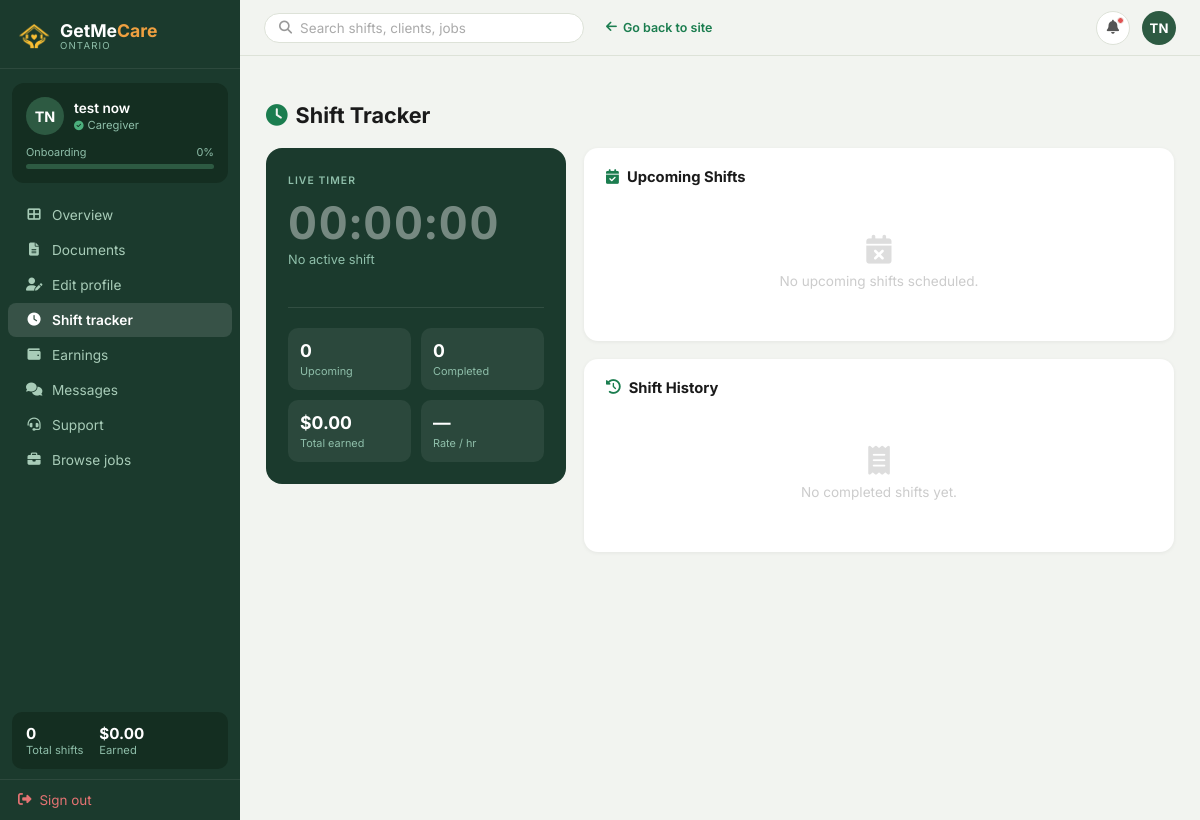
Screenshot of /caregiver-acc/schedule/ (signed in) with the database file from the repository.
### Account/models.py (models this page shows, shortened)
class CustomUser(AbstractUser):
    EMPLOYER = 'employer'
    CAREGIVER = 'caregiver'
    ROLE_CHOICES = [
        (EMPLOYER, 'Employer / Family'),
        (CAREGIVER, 'Caregiver / PSW'),
    ]
    role = models.CharField(
        max_length=20,
        choices=ROLE_CHOICES,
        default=EMPLOYER,
    )
    phone = models.CharField(max_length=20, blank=True)
    @property
    def is_admin(self):
        return self.is_superuser or self.is_staff
    @property
    def is_employer(self):
        return self.role == self.EMPLOYER and not self.is_admin
    @property
    def is_caregiver(self):
        return self.role == self.CAREGIVER and not self.is_admin

### CareGiverAcc/views.py (the view)
    @login_required(login_url='Account:login')
    def wrapper(request, *args, **kwargs):
        if not request.user.is_caregiver:
            messages.error(request, 'Access denied. Caregiver account required.')
            return redirect('Account:login')
        return view_func(request, *args, **kwargs)

### CareGiverAcc/views.py (called while the page is built)
def caregiver_required(view_func):
    @login_required(login_url='Account:login')
    def wrapper(request, *args, **kwargs):
        if not request.user.is_caregiver:
            messages.error(request, 'Access denied. Caregiver account required.')
            return redirect('Account:login')
        return view_func(request, *args, **kwargs)
    wrapper.__name__ = view_func.__name__
    return wrapper

### GETMECARE/context_processors.py (called while the page is built)
def _get_total_unread(user):
    try:
        from django.db.models import Q
        from Chatbot.models import DirectConversation, DirectMessage
        from Account.models import BookingProposal
        unread_msgs = DirectMessage.objects.filter(
            conversation__in=DirectConversation.objects.filter(
                Q(participant_1=user) | Q(participant_2=user)
            ),
            is_read=False
        ).exclude(sender=user).count()
        unread_proposals = 0
        if getattr(user, 'is_employer', False):
            unread_proposals = BookingProposal.objects.filter(
                employer=user,
                status=BookingProposal.STATUS_PENDING,
                is_read=False,
            ).count()
        return unread_msgs + unread_proposals
    except Exception:
        return 0

def _get_support_unread_count(user):
    try:
        from Chatbot.models import SupportMessage
        return SupportMessage.objects.filter(
            chat__user=user,
            is_read=False,
        ).exclude(sender=user).count()
    except Exception:
        return 0

### templates/CareGiverAcc/my-schedule.html (shortened to what this page needs)
{% extends "CareGiverAcc/base_caregiver.html" %}  {% block content %}
<div class="page-title">
  <i class="fas fa-clock" style="color: #1b7d4f; margin-right: 8px"></i>Shift
  Tracker
</div>
<div class="tracker-layout">
  <div class="tracker-panel">
    <div class="tracker-panel-label" id="sched-tracker-label">Live Timer</div>
    <div class="tracker-clock" id="cg-sched-timer">00:00:00</div>
    <div class="tracker-clock-status" id="sched-tracker-status">
    </div>
    <hr class="tracker-divider" />
    <div class="tracker-stats">
      <div class="tracker-stat">
        <div class="ts-val">{{ shifts|length }}</div>
        <div class="ts-lbl">Upcoming</div>
      </div>
      <div class="tracker-stat">
        <div class="ts-val">{{ completed_count }}</div>
        <div class="ts-lbl">Completed</div>
      </div>
      <div class="tracker-stat">
        <div class="ts-val">${{ total_earned }}</div>
        <div class="ts-lbl">Total earned</div>
      </div>
      <div class="tracker-stat">
        <div class="ts-val">
          {% if profile.hourly_rate %}${{ profile.hourly_rate }}{% else %}—{% endif %}
        </div>
        <div class="ts-lbl">Rate / hr</div>
      </div>
    </div>
  </div>
  <div class="schedule-right">
    <div class="sched-card">
      <div class="sched-card-head">
        <h3>
          <i class="fas fa-calendar-check" style="color: #1b7d4f"></i> Upcoming
          Shifts
        </h3>
      </div>
      {% for s in shifts %}
      <div class="sched-item">
        <div
          class="sched-date-bubble {% if s.start_date == today %}is-today{% endif %}"
        >
          <span class="day-num">{{ s.start_date|date:"j" }}</span>
          <span class="day-mon">{{ s.start_date|date:"M" }}</span>
        </div>
        <div class="sched-body">
          <div class="sched-dow">{{ s.start_date|date:"l" }}</div>
          <div style="display:flex;align-items:center;">
            <div class="sched-avatar">
              {{ s.employer.first_name|first|upper }}{{ s.employer.last_name|first|upper }}
            </div>
            <div class="sched-employer">{{ s.employer.get_full_name }}</div>
          </div>
          <div class="sched-time">
            {{ s.start_time|time:"g:i A" }} – {{ s.end_time|time:"g:i A" }}
          </div>
          <div class="sched-meta">
            <span
              ><i class="fas fa-location-dot"></i> {{ s.city|default:"Ontario" }}</span
            >
          </div>
        </div>
        <div class="sched-right">
          <div class="sched-pay">${{ s.hourly_rate }}/hr</div>
          <span
            class="badge {% if s.status == 'in_progress' %}badge-orange{% else %}badge-blue{% endif %}"
            style="margin-top: 5px; display: inline-block"
          >
            {{ s.get_status_display }}
          </span>
        </div>
      </div>
      {% empty %}
      <div class="sched-empty">
        <i class="fas fa-calendar-xmark"></i>
        No upcoming shifts scheduled.
      </div>
      {% endfor %}
    </div>
    <div class="sched-card">
      <div class="sched-card-head">
        <h3>
          <i class="fas fa-history" style="color: #1b7d4f"></i> Shift History
        </h3>
      </div>
      {% for log in shift_history %}
      <div class="sched-item">
        <div class="sched-date-bubble is-past">
          <span class="day-num">{{ log.shift.start_date|date:"j" }}</span>
          <span class="day-mon">{{ log.shift.start_date|date:"M" }}</span>
        </div>
        <div class="sched-body">
          <div class="sched-dow">{{ log.shift.start_date|date:"l, Y" }}</div>
          <div style="display:flex;align-items:center;">
            <div class="sched-avatar">
              {{ log.shift.employer.first_name|first|upper }}{{ log.shift.employer.last_name|first|upper }}
            </div>
            <div class="sched-employer">
              {{ log.shift.employer.get_full_name }}
            </div>
          </div>
          <div class="sched-time">
            {{ log.shift.start_time|time:"g:i A" }} – {{ log.shift.end_time|time:"g:i A" }}
          </div>
          <div class="sched-meta">
            <span
              ><i class="fas fa-location-dot"></i> {{ log.shift.city|default:"Ontario" }}</span
            >
            {% if log.hours_worked %}<span
              ><i class="fas fa-clock"></i> {{ log.hours_worked }} hrs</span
            >{% endif %}
          </div>
        </div>
        <div class="sched-right">
          {% if log.amount_earned %}
          <div class="hist-earned">${{ log.amount_earned }}</div>
          {% endif %} {% if log.hours_worked %}
          <div class="hist-hours">{{ log.hours_worked }} hrs</div>
          {% endif %}
          <span
            class="badge {% if log.payment_status == 'paid' %}badge-green{% elif log.payment_status == 'disputed' %}badge-red{% else %}badge-orange{% endif %}"
            style="margin-top: 5px; display: inline-block"
          >
            {{ log.get_payment_status_display }}
          </span>
        </div>
      </div>
      {% empty %}
      <div class="sched-empty">
        <i class="fas fa-receipt"></i>
        No completed shifts yet.
      </div>
      {% endfor %}
    </div>
  </div>
</div>
{% endblock %}

### templates/CareGiverAcc/base_caregiver.html (shortened to what this page needs)
﻿{% load static %}
<!doctype html>
<html lang="en">
<head>
  <link rel="stylesheet" href="https://cdnjs.cloudflare.com/ajax/libs/font-awesome/6.4.0/css/all.min.css"/>
</head>
<body>
<aside class="cg-sidebar" id="cg-sidebar">
    <div class="cg-sidebar-logo">
      <a href="{% url 'home' %}" class="cg-logo-link">
        <img src="{% static 'Caregiver/images/sitelog.png' %}" alt="GetMeCare" style="width:32px;height:32px;object-fit:contain;filter:brightness(0) saturate(100%) invert(72%) sepia(60%) saturate(600%) hue-rotate(345deg) brightness(105%) contrast(95%)">
        <div>
          <div class="cg-logo-name">GetMe<span style="color:#F0A040">Care</span></div>
          <div class="cg-logo-sub">Ontario</div>
        </div>
      </a>
    </div>
  <div class="cg-profile">
    <div class="cg-profile-row">
      <div class="cg-av">{% if request.user.caregiver_profile.profile_image %}<img src="{{ request.user.caregiver_profile.profile_image.url }}" alt="{{ request.user.get_full_name }}" style="width:38px;height:38px;border-radius:50%;object-fit:cover;display:block">{% elif request.user.first_name %}{{ request.user.first_name|first|upper }}{{ request.user.last_name|first|upper }}{% else %}{{ request.user.username|slice:":2"|upper }}{% endif %}</div>
      <div>
        <div class="cg-profile-name">{{ request.user.get_full_name|default:request.user.username }}</div>
        <div class="cg-profile-role">
          <i class="fas fa-check-circle" style="color:#4caf7d;font-size:.6rem;"></i>
          {% if profile.skills %}{{ profile.skills_list.0 }}{% else %}Caregiver{% endif %}
        </div>
      </div>
    </div>
    <div class="cg-ob-row"><span>Onboarding</span><span>{{ onboarding_pct|default:0 }}%</span></div>
    <div class="cg-bar"><div class="cg-bar-fill" style="width:{{ onboarding_pct|default:0 }}%"></div></div>
  </div>
  <nav class="cg-nav">
    <a href="{% url 'CareGiverAcc:dashboard' %}"  {% if request.resolver_match.url_name == 'dashboard'  %}class="active"{% endif %}><i class="fas fa-th-large"></i> Overview</a>
    <a href="{% url 'CareGiverAcc:documents' %}"  {% if request.resolver_match.url_name == 'documents'  %}class="active"{% endif %}><i class="fas fa-file-alt"></i> Documents</a>
    <a href="{% url 'Account:edit_profile' %}"><i class="fas fa-user-edit"></i> Edit profile</a>
    <a href="{% url 'CareGiverAcc:my_schedule' %}" {% if request.resolver_match.url_name == 'my_schedule' %}class="active"{% endif %}><i class="fas fa-clock"></i> Shift tracker</a>
    <a href="{% url 'CareGiverAcc:earnings' %}"   {% if request.resolver_match.url_name == 'earnings'   %}class="active"{% endif %}><i class="fas fa-wallet"></i> Earnings</a>
    <a href="{% url 'chat_list' %}" ><i class="fas fa-comments"></i> Messages</a>
    <a href="{% url 'support_chat' %}" ><i class="fas fa-headset"></i> Support</a>
    <a href="{% url 'browse_jobs' %}" {% if request.resolver_match.url_name == 'browse_jobs' %}class="active"{% endif %}><i class="fas fa-briefcase"></i> Browse jobs</a>
  </nav>
  <div class="cg-sb-stats">
    <div class="s-item"><div class="s-val">{{ completed_count|default:0 }}</div>Total shifts</div>
    <div class="s-item"><div class="s-val">${{ total_earned|default:"0.00" }}</div>Earned</div>
  </div>
  <div class="cg-signout">
    <a href="{% url 'Account:logout' %}"><i class="fas fa-sign-out-alt"></i> Sign out</a>
  </div>
</aside>
<div class="cg-topbar">
  <form method="get" action="" class="cg-search-bar-wrap" style="flex:1;max-width:320px;">
    <div class="cg-search">
      <i class="fas fa-search"></i>
      <input type="text" name="q" placeholder="Search shifts, clients, jobs" value="{{ request.GET.q|default:'' }}">
    </div>
  </form>
  <a href="{% url 'home' %}" class="cg-back-link">
    <i class="fas fa-arrow-left"></i> Go back to site
  </a>
  <div class="cg-bell"><i class="fas fa-bell"></i><span class="cg-bell-dot"></span></div>
  <div class="cg-topbar-av">{% if request.user.caregiver_profile.profile_image %}<img src="{{ request.user.caregiver_profile.profile_image.url }}" alt="{{ request.user.get_full_name }}" style="width:34px;height:34px;border-radius:50%;object-fit:cover;display:block">{% elif request.user.first_name %}{{ request.user.first_name|first|upper }}{{ request.user.last_name|first|upper }}{% else %}{{ request.user.username|slice:":2"|upper }}{% endif %}</div>
</div>
<main class="cg-main">
  <div class="cg-content">
    {% block content %}{% endblock %}
  </div>
</main>
  </body>
</html>

### templates/CareGiverAcc/base_caregiver.html (style rules this page uses)
*, *::before, *::after { box-sizing: border-box; margin: 0; padding: 0; }
body { font-family: 'Inter', sans-serif; background: #f2f4f0; color: #1a1a1a; }
.cg-sidebar { position: fixed; top: 0; left: 0; bottom: 0; width: 240px; background: #1b3a2d; display: flex; flex-direction: column; z-index: 200; transition: transform .3s ease; overflow-y: auto; }
.cg-sidebar-logo { display: flex; align-items: center; gap: 10px; padding: 20px 18px 16px; border-bottom: 1px solid rgba(255,255,255,.08); flex-shrink: 0; }
.cg-logo-name { font-size: 1.1rem; font-weight: 700; color: #fff; line-height: 1.1; }
.cg-logo-sub { font-size: .6rem; letter-spacing: .12em; color: #8fbfaa; text-transform: uppercase; }
.cg-logo-link { display: flex; align-items: center; gap: 10px; color: inherit; text-decoration: none; }
.cg-profile { margin: 14px 12px 6px; background: #142e21; border-radius: 12px; padding: 14px; flex-shrink: 0; }
.cg-profile-row { display: flex; align-items: center; gap: 10px; margin-bottom: 10px; }
.cg-av { width: 38px; height: 38px; border-radius: 50%; background: #2d5a42; color: #fff; display: flex; align-items: center; justify-content: center; font-size: .9rem; font-weight: 700; flex-shrink: 0; }
.cg-profile-name { font-size: .85rem; font-weight: 600; color: #fff; line-height: 1.25; }
.cg-profile-role { font-size: .7rem; color: #8fbfaa; display: flex; align-items: center; gap: 4px; margin-top: 2px; }
.cg-ob-row { display: flex; justify-content: space-between; font-size: .68rem; color: #8fbfaa; margin-bottom: 5px; }
.cg-bar { height: 5px; background: #2d5a42; border-radius: 10px; overflow: hidden; }
.cg-nav { flex: 1; padding: 8px 0; }
.cg-nav a { display: flex; align-items: center; gap: 10px; padding: 9px 18px; color: #a8ccb8; text-decoration: none; font-size: .855rem; border-radius: 8px; margin: 1px 8px; transition: background .15s, color .15s; }
.cg-nav a.active { background: rgba(255,255,255,.12); color: #fff; font-weight: 600; }
.cg-nav a i { width: 16px; text-align: center; font-size: .82rem; }
.cg-sb-stats { margin: 0 12px 10px; background: #142e21; border-radius: 10px; padding: 12px 14px; display: flex; gap: 16px; flex-shrink: 0; }
.cg-sb-stats .s-item { font-size: .7rem; color: #8fbfaa; }
.cg-sb-stats .s-val { font-size: .95rem; font-weight: 700; color: #fff; }
.cg-signout { padding: 12px 18px; border-top: 1px solid rgba(255,255,255,.08); flex-shrink: 0; }
.cg-signout a { display: flex; align-items: center; gap: 8px; color: #e57373; font-size: .84rem; text-decoration: none; }
.cg-topbar { position: fixed; top: 0; left: 240px; right: 0; height: 56px; background: #f2f4f0; border-bottom: 1px solid #dde2d8; display: flex; align-items: center; padding: 0 24px; gap: 12px; z-index: 100; }
.cg-search { flex: 1; max-width: 320px; display: flex; align-items: center; background: #fff; border: 1px solid #dde2d8; border-radius: 20px; padding: 6px 14px; gap: 8px; }
.cg-search input { border: none; background: transparent; outline: none; font-size: .84rem; color: #333; width: 100%; font-family: inherit; }
.cg-search input::placeholder { color: #aaa; }
.cg-search i { color: #999; font-size: .82rem; }
.cg-back-link { display: flex; align-items: center; gap: 6px; font-size: .78rem; font-weight: 600; color: #1b7d4f; text-decoration: none; margin-left: 10px; }
.cg-bell { width: 34px; height: 34px; border-radius: 50%; background: #fff; border: 1px solid #dde2d8; display: flex; align-items: center; justify-content: center; color: #555; cursor: pointer; font-size: .88rem; position: relative; }
.cg-bell-dot { width: 7px; height: 7px; background: #e05252; border-radius: 50%; position: absolute; top: 5px; right: 5px; border: 1.5px solid #f2f4f0; }
.cg-topbar-av { width: 34px; height: 34px; border-radius: 50%; background: #2d5a42; color: #fff; display: flex; align-items: center; justify-content: center; font-size: .82rem; font-weight: 700; cursor: pointer; }
.cg-main { margin-left: 240px; padding-top: 56px; min-height: 100vh; }
.cg-content { padding: 26px 26px 48px; }

### rows the page displays
CustomUser: user.first_name|first "T", user.last_name|first "N", user.get_full_name "test now"

### other values shown
{{ onboarding_pct|default:0 }} "0"
{{ completed_count|default:0 }} "0"
{{ total_earned|default:"0.00" }} "0.00"
{{ shifts|length }} "0"
{{ completed_count }} "0"
{{ total_earned }} "0.00"
